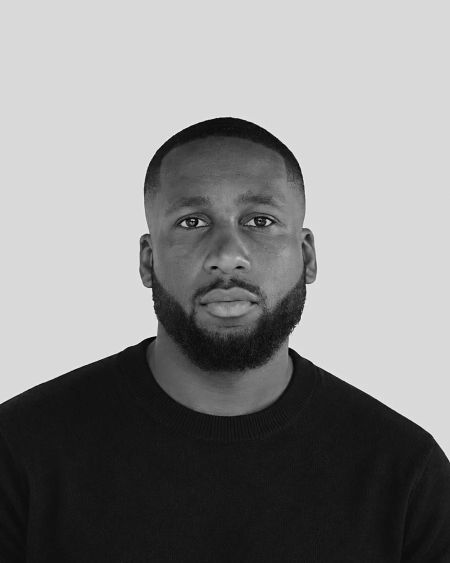
#> input picture assets/founder.webp, 900 x 1125 px (shown at 1/2 size)
$ python prepare-illustration.py ../assets/founder.webp ../assets/hero-desire-line.webp
#> lines starting #> are read from the running program, lines starting #| are printed output that depends on the picture; after the words box and inside, x2 and y2 are one past the last pixel; in counts of white or black regions, pixels touching at a corner belong together
#!/usr/bin/env python3
"""
Prepare a service-plate illustration: lift it off its paper and
normalise it so it drops straight into a cobalt plate.

    python3 scripts/prepare-illustration.py <source.jpg> <name>
    # e.g. ... ~/Downloads/press.jpg svc-04   ->  assets/svc-04.webp

The artwork arrives on white. The plate is cobalt, so the white has to
go — but the illustrations contain near-white of their own (a billboard
face, the body of a press), and a plain brightness threshold punches
holes straight through them. So only white that is CONNECTED TO THE
BORDER is treated as paper.

Requires: pillow, numpy, scipy.
"""
import os
import sys

import numpy as np
from PIL import Image
from scipy.ndimage import label

TARGET_RATIO = 4 / 3     # every plate figure is normalised to this
OUT_WIDTH = 1000         # 2x the widest the plate ever renders
LOOSE = 226              # fully opaque at or below this
CLEAR = 248              # fully transparent at or above this


def prepare(src, name, out_dir='assets'):
#> called with src = '../assets/founder.webp', name = '../assets/hero-desire-line.webp', out_dir = 'assets'
    im = Image.open(src).convert('RGB')
#> im is the input picture: PIL image 900x1125 RGB; mean R, G, B 135.6, 135.6, 135.6
    rgb = np.asarray(im).astype(np.int16)
    mn = rgb.min(2)

    lab, _ = label(mn > LOOSE)
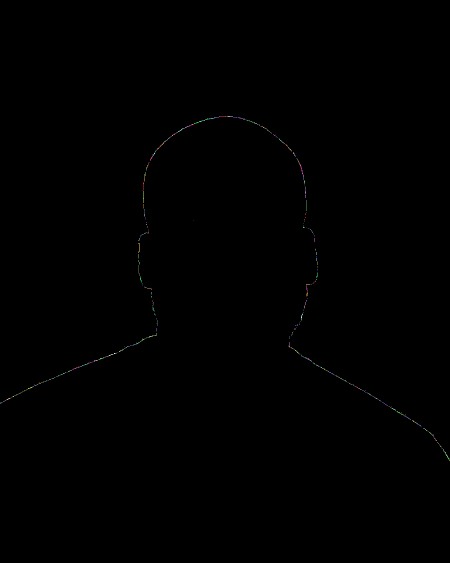
#> lab: shape (1125, 900) int32 (shown at 1/2 size); 440 distinct labels, from 0 to 439; one colour per label, 0 black
    edge = np.concatenate([lab[0, :], lab[-1, :], lab[:, 0], lab[:, -1]])
#> edge = 4050 values, max 439 at index 3845, min 0 at index 0, mean 0.408
    ids = np.unique(edge)
#> ids = [0, 386, 388, 439]
    bg = np.isin(lab, ids[ids != 0])
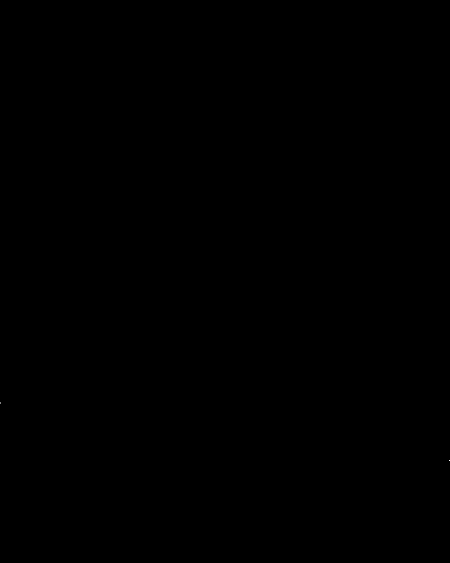
#> bg: shape (1125, 900) bool (shown at 1/2 size); 0% white in thin lines or dots, all inside (x1, y1, x2, y2) = (0, 805, 900, 922)

    # Feather across the paper's own anti-aliasing rather than cutting
    # a hard edge, or the line work gets a white fringe on cobalt.
    alpha = np.full(mn.shape, 255.0, dtype=np.float32)
    ramp = np.clip((float(CLEAR) - mn) / float(CLEAR - LOOSE), 0, 1) * 255.0
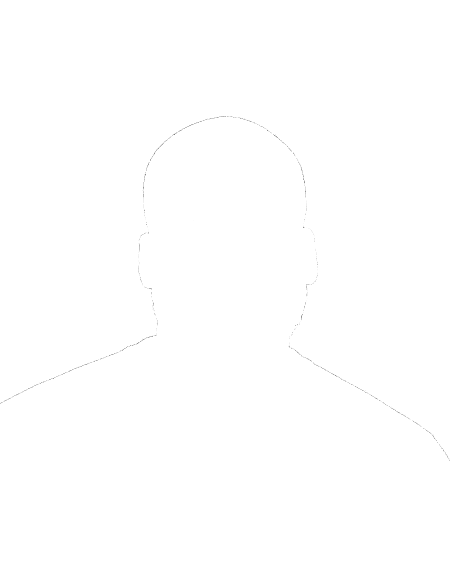
#> ramp: shape (1125, 900) float64 (shown at 1/2 size); min 0, max 255, mean 254.9
    alpha[bg] = ramp[bg]
    alpha = np.clip(alpha, 0, 255).astype(np.uint8)

    img = Image.fromarray(np.dstack([np.asarray(im).astype(np.uint8), alpha]), 'RGBA')
    bbox = Image.fromarray(alpha).point(lambda v: 255 if v > 10 else 0).getbbox()
#> bbox = (0, 0, 900, 1125)
    if bbox is None:
        raise SystemExit('%s: nothing survived the key — is it really on white?' % src)

    art = img.crop(bbox)
    w, h = art.size
#> w = 900; h = 1125
    cw, ch = (w, round(w / TARGET_RATIO)) if w / h > TARGET_RATIO else (round(h * TARGET_RATIO), h)
#> cw = 1500; ch = 1125
    cw, ch = max(cw, w), max(ch, h)
    canvas = Image.new('RGBA', (cw, ch), (0, 0, 0, 0))
#> canvas: PIL image 1500x1125 RGBA; every value is 0
    canvas.paste(art, ((cw - w) // 2, (ch - h) // 2))
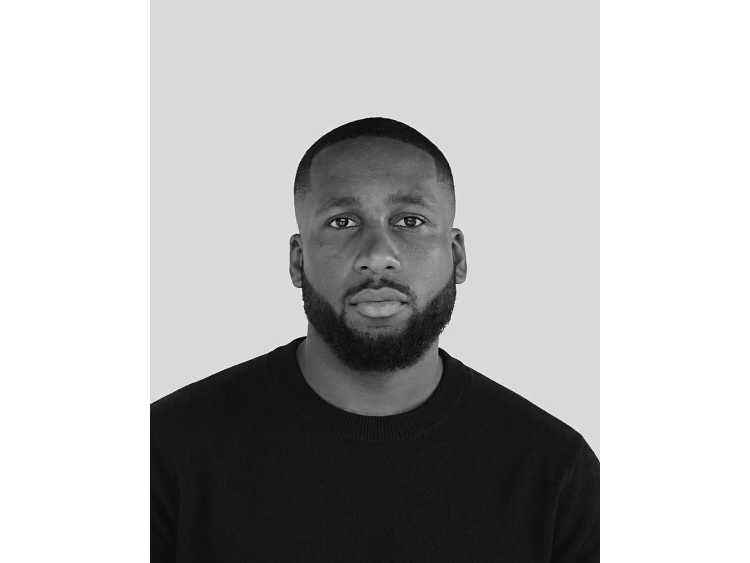
#> canvas: PIL image 1500x1125 RGBA (shown at 1/2 size); mean R, G, B, A 81.3, 81.3, 81.3, 153; transparent parts drawn white
    canvas = canvas.resize((OUT_WIDTH, round(OUT_WIDTH * ch / cw)), Image.LANCZOS)
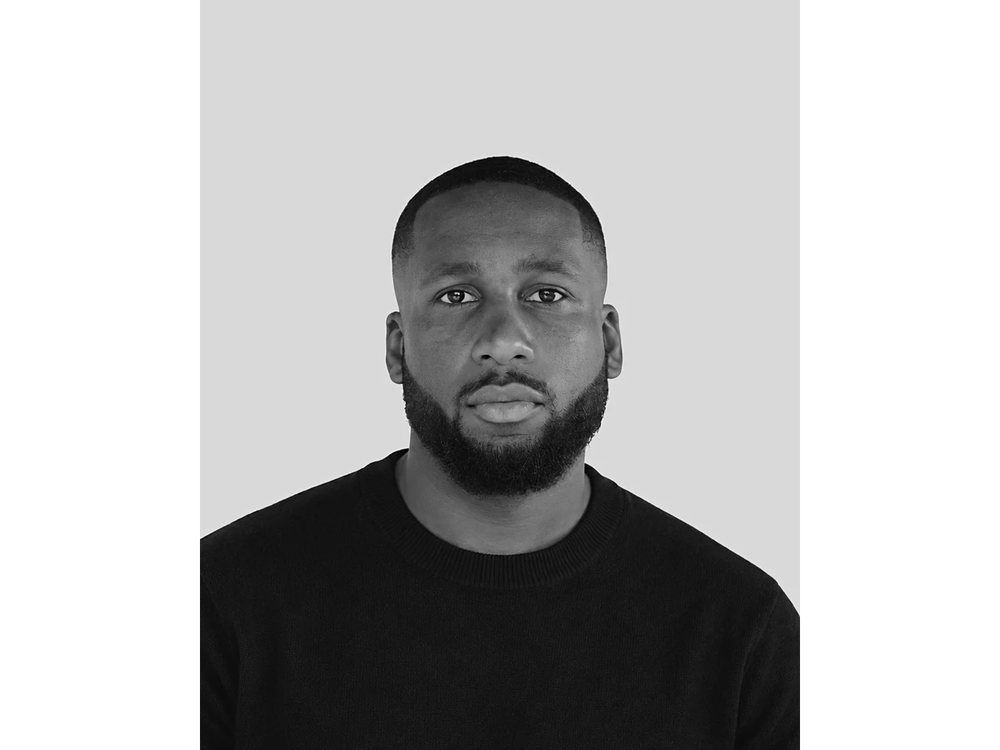
#> canvas: PIL image 1000x750 RGBA; mean R, G, B, A 81.7, 81.7, 81.7, 153; transparent parts drawn white

    dest = os.path.join(out_dir, '%s.webp' % name)
    canvas.save(dest, 'WEBP', quality=86, method=6)
    print('%s  trimmed %dx%d (%.2f:1)  ->  %s  %s  %.0fKB'
          % (name, w, h, w / h, canvas.size, dest, os.path.getsize(dest) / 1024))
#| ../assets/hero-desire-line.webp  trimmed 900x1125 (0.80:1)  ->  (1000, 750)  assets/../assets/hero-desire-line.webp.webp  18KB


if __name__ == '__main__':
    if len(sys.argv) != 3:
        raise SystemExit(__doc__)
    prepare(sys.argv[1], sys.argv[2])
